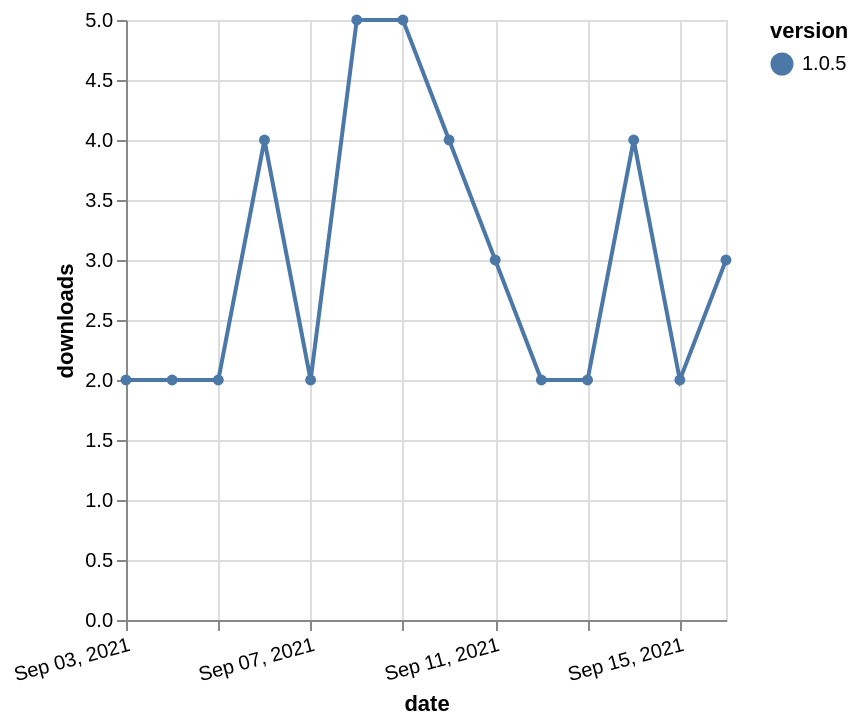

The specification (Vega-Lite) saved for this image:
### Vega-Lite specification from a JSON file in a GitHub repository (floating-point values rounded to 4 significant figures)
{"$schema": "https://vega.github.io/schema/vega-lite/v5.json", "description": "A simple bar chart with embedded data.", "data": {"values": [{"date": "2021-09-03", "total": 3934, "delta": 2, "version": "1.0.5"}, {"date": "2021-09-04", "total": 3936, "delta": 2, "version": "1.0.5"}, {"date": "2021-09-05", "total": 3938, "delta": 2, "version": "1.0.5"}, {"date": "2021-09-06", "total": 3942, "delta": 4, "version": "1.0.5"}, {"date": "2021-09-07", "total": 3944, "delta": 2, "version": "1.0.5"}, {"date": "2021-09-08", "total": 3949, "delta": 5, "version": "1.0.5"}, {"date": "2021-09-09", "total": 3954, "delta": 5, "version": "1.0.5"}, {"date": "2021-09-10", "total": 3958, "delta": 4, "version": "1.0.5"}, {"date": "2021-09-11", "total": 3961, "delta": 3, "version": "1.0.5"}, {"date": "2021-09-12", "total": 3963, "delta": 2, "version": "1.0.5"}, {"date": "2021-09-13", "total": 3965, "delta": 2, "version": "1.0.5"}, {"date": "2021-09-14", "total": 3969, "delta": 4, "version": "1.0.5"}, {"date": "2021-09-15", "total": 3971, "delta": 2, "version": "1.0.5"}, {"date": "2021-09-16", "total": 3974, "delta": 3, "version": "1.0.5"}]}, "width": "container", "mark": {"type": "line", "point": {"filled": true}}, "encoding": {"x": {"field": "date", "type": "temporal", "timeUnit": "yearmonthdate", "title": "date", "axis": {"labelAngle": -15}}, "y": {"field": "delta", "type": "quantitative", "title": "downloads"}, "color": {"field": "version", "type": "nominal"}, "tooltip": {"field": "delta"}}}
